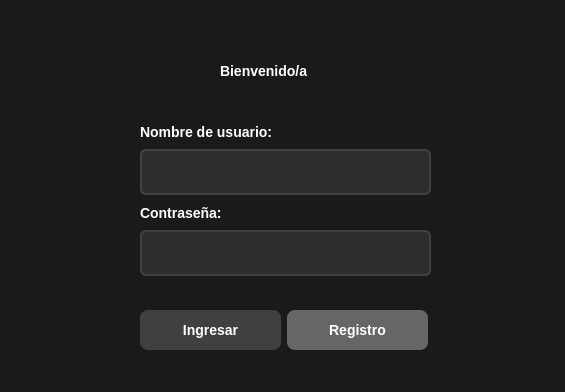
<?xml version="1.0" encoding="UTF-8"?>
<ui version="4.0">
 <class>Form</class>
 <widget class="QWidget" name="Form">
  <property name="geometry">
   <rect>
    <x>0</x>
    <y>0</y>
    <width>565</width>
    <height>392</height>
   </rect>
  </property>
  <property name="windowTitle">
   <string>Form</string>
  </property>
  <property name="styleSheet">
   <string notr="true">QWidget {
    background-color: #1a1a1a;
    color: #ffffff;
    font-family: Segoe UI, Arial;
}</string>
  </property>
  <widget class="QWidget" name="verticalLayoutWidget">
   <property name="geometry">
    <rect>
     <x>140</x>
     <y>120</y>
     <width>291</width>
     <height>156</height>
    </rect>
   </property>
   <layout class="QVBoxLayout" name="verticalLayout">
    <item>
     <widget class="QLabel" name="lblNameUser">
      <property name="styleSheet">
       <string notr="true">QLabel {
    background-color: transparent;
    color: #ffffff;
    font-size: 14px;
    font-weight: bold;
    border: none;
}</string>
      </property>
      <property name="text">
       <string>Nombre de usuario:</string>
      </property>
     </widget>
    </item>
    <item>
     <widget class="QLineEdit" name="lineNameUser">
      <property name="styleSheet">
       <string notr="true">QLineEdit {
    background-color: #2d2d2d;
    border: 2px solid #404040;
    border-radius: 6px;
    padding: 12px;
    color: #ffffff;
    font-size: 14px;
    selection-background-color: #404040;
}
QLineEdit:focus {
    border: 2px solid #666666;
    background-color: #252525;
}</string>
      </property>
      <property name="text">
       <string/>
      </property>
     </widget>
    </item>
    <item>
     <widget class="QLabel" name="label">
      <property name="styleSheet">
       <string notr="true">QLabel {
    background-color: transparent;
    color: #ffffff;
    font-size: 14px;
    font-weight: bold;
    border: none;
}</string>
      </property>
      <property name="text">
       <string>Contraseña:</string>
      </property>
     </widget>
    </item>
    <item>
     <widget class="QLineEdit" name="lineContra">
      <property name="styleSheet">
       <string notr="true">QLineEdit {
    background-color: #2d2d2d;
    border: 2px solid #404040;
    border-radius: 6px;
    padding: 12px;
    color: #ffffff;
    font-size: 14px;
    selection-background-color: #404040;
}
QLineEdit:focus {
    border: 2px solid #666666;
    background-color: #252525;
}
</string>
      </property>
      <property name="text">
       <string/>
      </property>
     </widget>
    </item>
   </layout>
  </widget>
  <widget class="QWidget" name="horizontalLayoutWidget">
   <property name="geometry">
    <rect>
     <x>140</x>
     <y>290</y>
     <width>288</width>
     <height>80</height>
    </rect>
   </property>
   <layout class="QHBoxLayout" name="horizontalLayout">
    <item>
     <widget class="QPushButton" name="btnIngresar">
      <property name="styleSheet">
       <string notr="true">QPushButton {
    background-color: #404040;
    color: white;
    border: none;
    border-radius: 8px;
    padding: 12px 20px;
    font-size: 14px;
    font-weight: bold;
    min-width: 100px;
}
QPushButton:hover {
    background-color: #555555;
}
QPushButton:pressed {
    background-color: #333333;
}</string>
      </property>
      <property name="text">
       <string>Ingresar</string>
      </property>
     </widget>
    </item>
    <item>
     <widget class="QPushButton" name="btnRegistro">
      <property name="styleSheet">
       <string notr="true">QPushButton {
    background-color: #666666;
    color: white;
    border: none;
    border-radius: 8px;
    padding: 12px 20px;
    font-size: 14px;
    font-weight: bold;
    min-width: 100px;
}
QPushButton:hover {
    background-color: #777777;
}
QPushButton:pressed {
    background-color: #555555;
}</string>
      </property>
      <property name="text">
       <string>Registro</string>
      </property>
     </widget>
    </item>
   </layout>
  </widget>
  <widget class="QLabel" name="label_2">
   <property name="geometry">
    <rect>
     <x>220</x>
     <y>40</y>
     <width>101</width>
     <height>61</height>
    </rect>
   </property>
   <property name="styleSheet">
    <string notr="true">QLabel {
    background-color: transparent;
    color: #ffffff;
    font-size: 14px;
    font-weight: bold;
    border: none;
}</string>
   </property>
   <property name="text">
    <string>Bienvenido/a</string>
   </property>
  </widget>
 </widget>
 <resources/>
 <connections/>
</ui>
